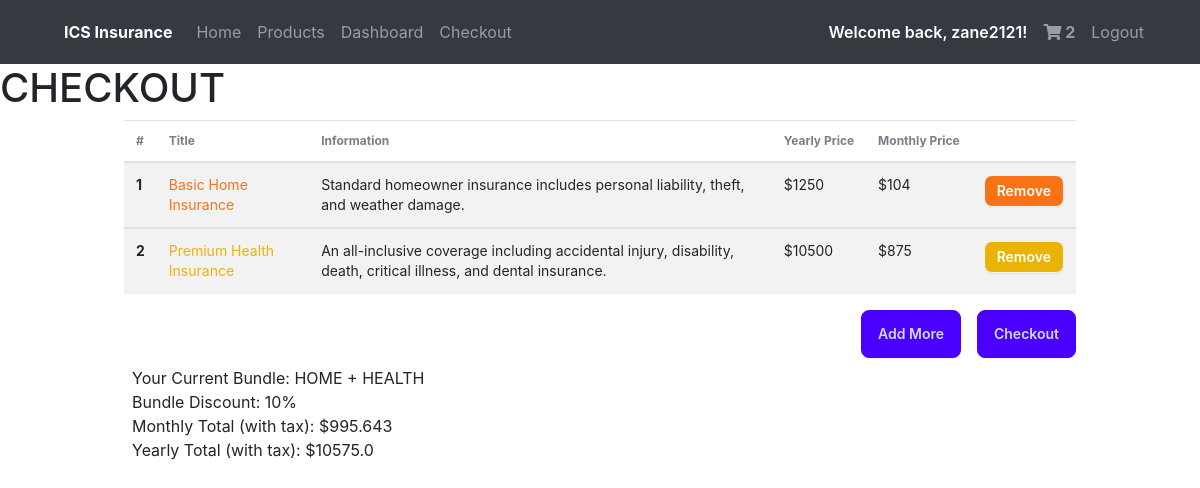
/checkout (signed in), run on the app's committed database.
### docs/models.py (models this page shows, shortened)
class User(db.Model, UserMixin): #Use UserMixin class to add prexisting methods
    id = db.Column(db.Integer(), primary_key = True)
    username = db.Column(db.String(length = 45), nullable = False, unique = True)
    email_address = db.Column(db.String(), unique = True, nullable = False)
    password_hash = db.Column(db.String(), nullable = False)
    isAdmin = db.Column(db.Boolean())
    insuranceSelection = db.relationship('Purchases', backref = "insurance_selection", lazy = True)
    @property
    def password(self):
      return self.password

class Cart(db.Model):
  id = db.Column(db.Integer(), primary_key = True)
  title =  db.Column(db.String(length = 45), nullable = False)
  type =  db.Column(db.String(length = 45), nullable = False)
  yearly_price = db.Column(db.Integer(), nullable = False)
  month_price = db.Column(db.Integer(), nullable = False)
  mini_description = db.Column(db.String(length = 1000), nullable = False)
  description = db.Column(db.String(length = 1000), nullable = False)
  colour = db.Column(db.String(length = 100), nullable = False)
  tier = db.Column(db.String(length = 100), nullable = False)
  owner = db.Column(db.Integer(), db.ForeignKey("user.id"))

### docs/routes.py (the view)
@login_required
@app.route("/checkout", methods = ["POST", "GET"])
def checkout_page():
  if not current_user.is_authenticated:
    return redirect(url_for("login_page"))
  cart_items = Cart.query.filter_by(owner = current_user.id)
  cart_count = Cart.query.filter_by(owner = current_user.id).count()
  if request.method == "POST":
      for item in cart_items:
        id = item.id
        title = item.title
        type = item.type
        yearly_price = item.yearly_price
        month_price = item.month_price
        mini_description = item.mini_description
        description = item.description
        colour = item.colour
        tier = item.tier
        new_purchase = Purchases(
          title=title, type=type, yearly_price=yearly_price,
          month_price=month_price, owner=current_user.id, status="PENDING" )
        db.session.add(new_purchase)
        db.session.commit()
        cart_item = Cart.query.filter_by(id=id).first()
        db.session.delete(cart_item)
        db.session.commit()
        flash(f"Added {title} to your purchases!", category="success")
      return redirect(url_for("dashboard_page"))
  elif request.method == "GET":
    cart_items = Cart.query.filter_by(owner = current_user.id).all()
  monthly_total = 0
  for item in cart_items:
    monthly_total += item.month_price
  monthly_total = monthly_total * 1.13
  monthly_total = round(monthly_total, 2)
  yearly_total = 0
  for item in cart_items:
    yearly_total += item.yearly_price
  yearly_total = round(yearly_total, 2)
  discount=0
  if len(cart_items) == 2:
    yearly_total = yearly_total * 0.9
    monthly_total = monthly_total * 0.9
    discount = 10
  elif len(cart_items) > 2:
    yearly_total = yearly_total * 0.8
    monthly_total = monthly_total * 0.8
    discount = 20
  else:
    yearly_total = yearly_total
    monthly_total = monthly_total
    discount = 0
  approved_types = ""
  if cart_items != []:
    for item in cart_items:
      approved_types += item.type + " + "
    approved_types = approved_types[:-3]
  else:
    approved_types = 0
  return render_template("checkout.html", cart_count = cart_count, cart_items = cart_items, monthly_total = monthly_total, yearly_total = yearly_total, discount = discount, approved_types = approved_types)

### docs/models.py (called while the page is built)
@loginmanager.user_loader #Required property for the users to be authenticated
def load_user(user_id):
    return User.query.get(user_id)

### docs/templates/checkout.html (shortened to what this page needs)
{% extends "base.html" %} {%block head%} {%endblock %} {% block body %} {% if
current_user.is_authenticated %}
<h1 class="h1">CHECKOUT</h1>
<div class="w-5/6 mx-auto px-4">
  <div class="overflow-x-auto">
    <table class="table">
      {% if cart_items %}
      <thead>
        <tr>
          <th>#</th>
          <th>Title</th>
          <th>Information</th>
          <th>Yearly Price</th>
          <th>Monthly Price</th>
          <th></th>
        </tr>
      </thead>
      {% set count = 1 %} {% for cart_item in cart_items %}
      <tbody>
        <tr class="bg-base-200">
          <th>{{ loop.index }}</th>
          <td class="text-{{cart_item.colour}}-500">{{cart_item.title}}</td>
          <td>{{cart_item.mini_description}}</td>
          <td>${{cart_item.yearly_price}}</td>
          <td>${{cart_item.month_price}}</td>
          <td>
            <a
              href="/delete?cart_item_id={{cart_item.id}}"
              class="btn btn-sm bg-{{cart_item.colour}}-500 text-white"
            >
              Remove
            </a>
          </td>
        </tr>
        {% endfor %}
      </tbody>
    </table>
    <div class="flex justify-end gap-4">
      <a href="/products" class="btn btn-primary">Add More</a>
      <form method="POST">
        <button type="submit" class="btn btn-primary">Checkout</button>
      </form>
    </div>
    {% endif %}
    <div class="p-2">
      {% if approved_types != 0 and discount != 0 %}
      <p>Your Current Bundle: {{ approved_types }}</p>
      <p>Bundle Discount: {{ discount }}%</p>
      {% endif %}
      <p>Monthly Total (with tax): ${{ monthly_total }}</p>
      <p>Yearly Total (with tax): ${{ yearly_total }}</p>
      {% endif %}
    </div>
  </div>
  {% endblock %}

### docs/templates/base.html (shortened to what this page needs)
<!DOCTYPE html>
<html lang="en" data-theme="light">
  <head>
    <link
      rel="stylesheet"
      href="https://stackpath.bootstrapcdn.com/bootstrap/4.4.1/css/bootstrap.min.css"
    />
    <link
      rel="stylesheet"
      href="https://cdnjs.cloudflare.com/ajax/libs/font-awesome/5.15.3/css/all.min.css"
    />
    <link
      rel="stylesheet"
      href="https://stackpath.bootstrapcdn.com/font-awesome/4.7.0/css/font-awesome.min.css"
    />
    <link
      href="https://cdn.jsdelivr.net/npm/daisyui@4.12.10/dist/full.min.css"
      rel="stylesheet"
      type="text/css"
    />
    <link
      href="https://cdn.jsdelivr.net/npm/daisyui@4.12.10/dist/full.min.css"
      rel="stylesheet"
      type="text/css"
    />
    <script src="https://cdn.tailwindcss.com"></script>
  </head>
  <body class="bg-white" style="background-color: white">
    <nav class="navbar navbar-expand-lg navbar-dark bg-dark">
      <div class="collapse navbar-collapse" id="navbar">
        <div class="navbar-nav flex-grow-1 ms-10 me-10">
          <a class="nav-item nav-link font-bold text-white mx-2">ICS Insurance</a>
          <a class="nav-item nav-link" id="home" href="/">Home</a>
          <a class="nav-item nav-link" id="products" href="/products">Products</a>
          {% if current_user.is_authenticated %}
          <a class="nav-item nav-link" id="dashboard" href="/dashboard"
            >Dashboard</a
          >
          <a class="nav-item nav-link" id="checkout" href="/checkout"
            >Checkout</a
          >
          <div class="ml-auto d-flex align-items-center">
            <p class="font-semibold text-white my-auto mx-2">
              Welcome back, {{current_user.username}}!
            </p>
            <a
              class="nav-item nav-link font-bold"
              id="shopping-cart"
              href="/checkout"
            >
              <i class="fas fa-shopping-cart"></i>
              {% if current_user.is_authenticated %} {{cart_count}} {% endif %}
            </a>
            <a class="nav-item nav-link" id="logout" href="/logout">Logout</a>
          </div>
          {% endif %}
        </div>
      </div>
    </nav>
    {% block body %}{% endblock %}
  </body>
</html>

### data on the page
User: username "zane2121"
Cart: title "Basic Home Insurance", mini_description "Standard homeowner insurance includes personal liability, theft, and weather damage.", yearly_price "1250", month_price "104"
Cart: title "Premium Health Insurance", mini_description "An all-inclusive coverage including accidental injury, disability, death, critical illness, and dental insurance.", yearly_price "10500", month_price "875"

### other printed values
{{ cart_count }} "2"
{{ approved_types }} "HOME + HEALTH"
{{ discount }} "10"
{{ monthly_total }} "995.643"
{{ yearly_total }} "10575.0"
